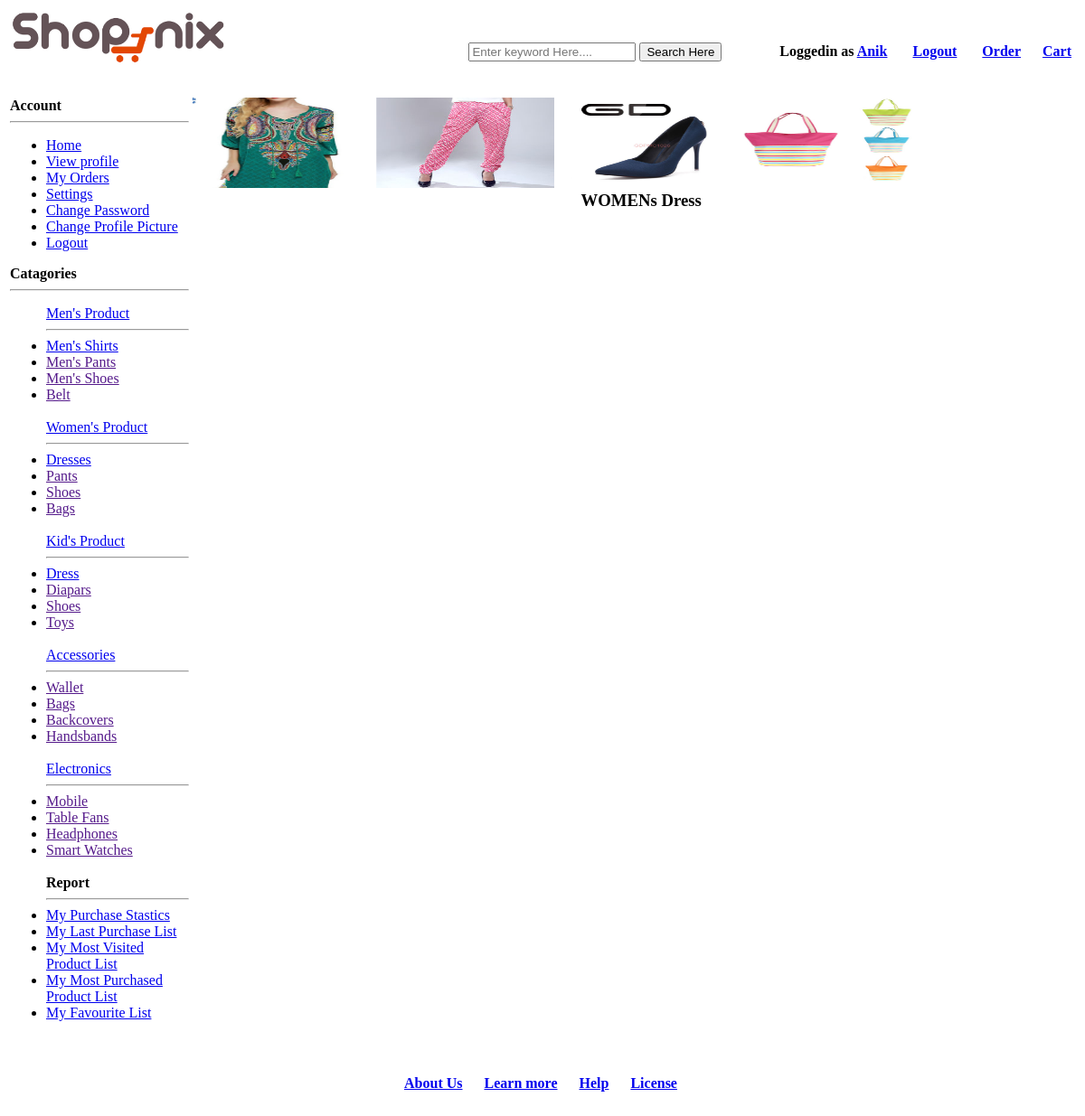
The app's page /app/user_pages/spf products.php, older data.
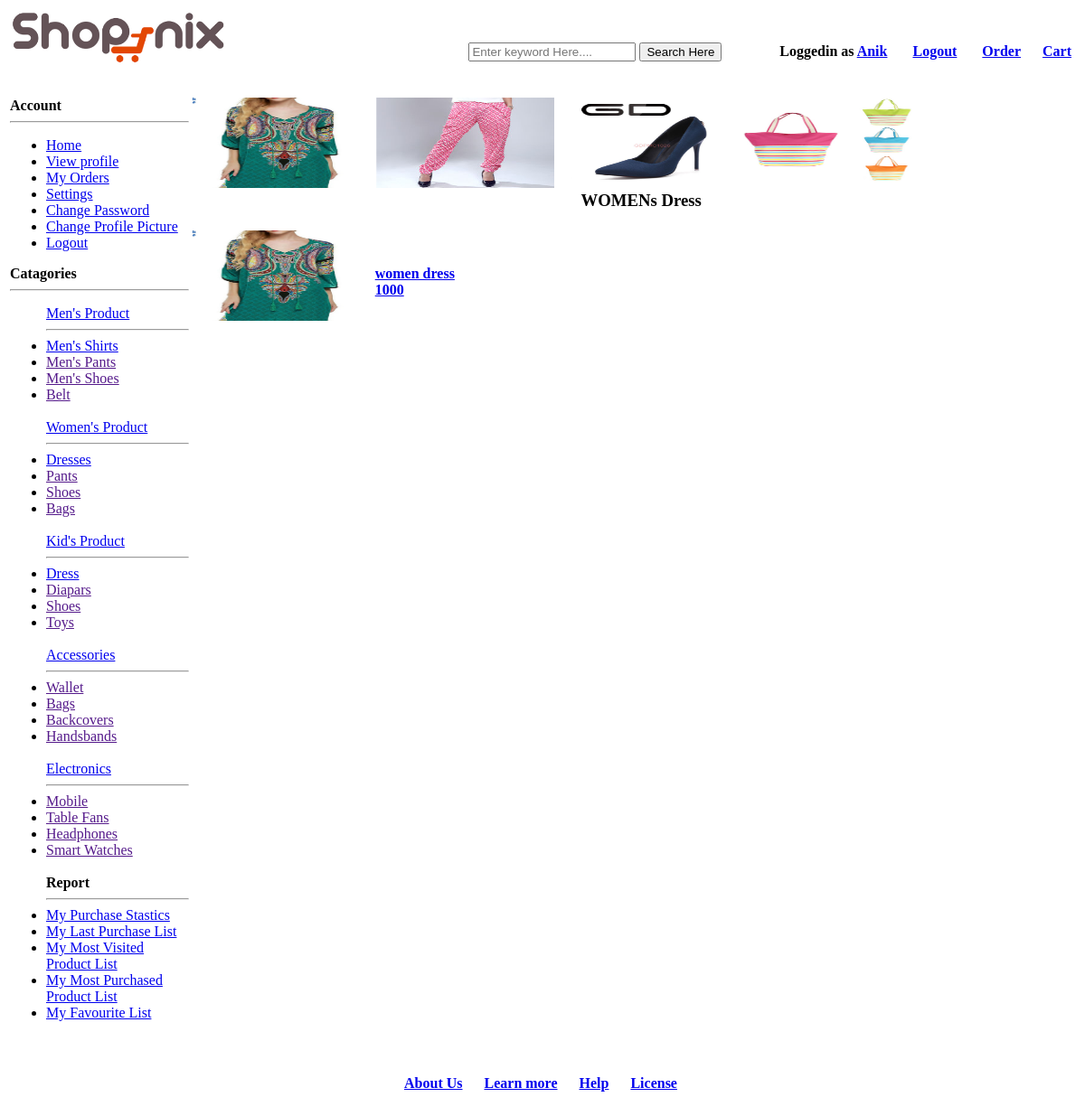
The same page, newer data.
### tables this page shows
CREATE TABLE `allproducts` (
  `code` varchar(255) NOT NULL,
  `name` varchar(255) NOT NULL,
  `catagory` varchar(255) NOT NULL,
  `subcatagory` varchar(255) NOT NULL,
  `color` varchar(255) NOT NULL,
  `material` varchar(500) NOT NULL,
  `size` varchar(20) NOT NULL,
  `description` varchar(255) NOT NULL,
  `bprice` double NOT NULL,
  `sprice` double NOT NULL,
  `quantity` int(11) NOT NULL,
  `offer` double NOT NULL,
  `pdpic` varchar(500) NOT NULL
);

### data/db.php (called while the page is built, shortened)
<?php
    $host="127.0.0.1";
    $user="root";
    $pass="";
    $dbname="ecommerce";
    $port=3306;
    function executeSQL($sql){
        global $host, $user, $pass, $dbname, $port;
        $link=mysqli_connect($host, $user, $pass, $dbname, $port);
        $result = mysqli_query($link, $sql);
        return $result;
    }
?>

### data/product_access.php (called while the page is built, shortened)
<?php
	if(require_once("db.php")){
	function womenproducts()
		{
			$sql = "SELECT * FROM allproducts WHERE catagory='Women' AND subcatagory='Shirt' ";
			$result = executeSQL($sql);
			$womenproducts = array();
			for($i=0; $row=mysqli_fetch_assoc($result); ++$i)
			{
            $womenproducts[$i] = $row;
			}
        return $womenproducts;
		}
	}
	else{
		echo "Database not found";
	}
?>

### app/user_pages/spf products.php (the view)
<?php include "../../data/product_access.php"; ?>
<?php
    if ($_SERVER['REQUEST_METHOD'] == "POST") {
        $searchKey = $_POST['search'];
        $products = getPersonsByName($searchKey);
    } else {
        $products = womenproducts();
    }
?>
<html>
<head><title>Women Person Details</title></head>
	<table align="center" width="1200" >
			<tr><th colspan="3" align="right" width="60%">
				<a href="home.php"><img src="pictures\ali.png" align="left" align="top" width="20%"></a>
				<br>
				<br>
				<input type="text" name="search" placeholder="Enter keyword Here....">
				<input type="submit" value="Search Here">&nbsp;&nbsp;&nbsp;&nbsp;&nbsp;&nbsp;&nbsp;&nbsp;&nbsp;&nbsp;&nbsp;&nbsp;&nbsp;&nbsp;&nbsp;
				Loggedin as <a href="../account/profile.php">Anik</a> &nbsp;&nbsp;&nbsp;&nbsp;&nbsp;  <a href="../account/login.php">Logout</a>  &nbsp;&nbsp;&nbsp;&nbsp;&nbsp;
				<a href="order.php">Order</a>&nbsp;&nbsp;&nbsp;&nbsp;&nbsp;
				<a href="cart.php">Cart</a>&nbsp;&nbsp;&nbsp;&nbsp;&nbsp;<br><br><br>
			</tr>
		<tr>
		<td  valign="top"  width="10%">
		<label><b> Account</b></label><br><hr>
			<ul>
			<li><a href="home.php">Home</a></li>
			<li><a href="../account/profile.php">View profile</a>	</li>
			<li><a href="order.php">My Orders </a></li>
			<li><a href="../account/editprofile.php">Settings</a></li>
			<li><a href="../account/changepass.php">Change Password</a></li>
			<li><a href="../account/changepp.php">Change Profile Picture</a></li>
			<li><a href="../account/login.php">Logout </a></li>
				</ul>
		<label><b>Catagories</b></label><br><hr>
			<ul>
			<a href="select persons male.php">Men's Product</a><hr>
			<li><a href="spm products.php">Men's Shirts</a></li>
			<li><a href="">Men's Pants</a></li>
			<li><a href="">Men's Shoes</a></li>
			<li><a href="">Belt</a></li><br>
			<a href="select persons female.php">Women's Product</a><hr>
			<li><a href="spf products.php">Dresses</a></li>
			<li><a href="">Pants</a></li>
			<li><a href="">Shoes</a></li>
			<li><a href="">Bags</a></li><br>
			<a href="select persons kids.php">Kid's Product</a><hr>
			<li><a href="spk products.php">Dress</a></li>
			<li><a href="">Diapars</a></li>
			<li><a href="">Shoes</a></li>
			<li><a href="">Toys</a></li><br>
			<a href="accessories.php">Accessories</a><hr>
			<li><a href="">Wallet</a></li>
			<li><a href="">Bags</a></li>
			<li><a href="">Backcovers</a></li>
			<li><a href="">Handsbands</a></li><br>
			<a href="electronics.php">Electronics</a><hr>
			<li><a href="">Mobile</a></li>
			<li><a href="">Table Fans</a></li>
			<li><a href="">Headphones</a></li>
			<li><a href="">Smart Watches</a></li><br>
			<label><b>Report</b></label><hr>
			<li><a href="myPurchase.php">My Purchase Stastics</a></li>
			<li><a href="mylastPurchaseList.php">My Last Purchase List </a></li>
			<li><a href="mymostVisitedProduct.php">My Most Visited Product List </a></li>
			<li><a href="mymostPurchasedProduct.php">My Most Purchased Product List </a></li>
			<li><a href="myfavouriteList.php">My Favourite List </a></li>
			</ul>
		</td>
			<td valign="top" width="400" >
					<table align="center" width="100%" >
						<tr>
							<a href="select persons female.php"><img src="pictures\wprog1.png" align="left" align="top" width="20%" height="100" ></a>
							<a href="select persons female.php"><img src="pictures\wprog5.png" align="left" align="top" width="20%" height="100" ></a>
							<a href="select persons female.php"><img src="pictures\wprog3.png" align="left" align="top" width="20%" height="100" ></a>
							<a href="select persons female.php"> <img src="pictures\wprog4.png" align="left" align="top" width="20%" height="100" ></a>
						</tr>
					 </table>
					<table align="center" width="100%" >
						<tr  >
                            <th  align="center"><label><h3>WOMENs Dress</h3></label></th>
						</tr>
					 </table>
					<table align="left" width="100%" >
					<?php foreach ($products as $product) { ?>
						<tr>
							<a href="women product.php?id=<?= $product['code'] ?>"><img src="pictures\<?=  $product['pdpic'] ;?>" align="left"  width="20%" height="100" ><br><h4><?=  $product['name']; ?><br><?=   $product['sprice'] ;?></h4></a>	<br><br><br><br><br><br>
						</tr>
						 <?php } ?>
					</table>
			</td>
			<tr height="100">
				<th colspan="2">
					<a href="aboutus.php">About Us</a>&nbsp;&nbsp;&nbsp;&nbsp;&nbsp;
					<a href="learnmore.php">Learn more</a>&nbsp;&nbsp;&nbsp;&nbsp;&nbsp;
					<a href="help.php">Help</a>&nbsp;&nbsp;&nbsp;&nbsp;&nbsp;
					<a href="license.php">License</a>&nbsp;&nbsp;&nbsp;&nbsp;&nbsp;
				</th>
			</tr>
	</table>
</html>

Row changes from the older to the newer data that the page shows:
now on this page (row edited): allproducts: pdpic (picture), name "women dress", sprice "1000"
